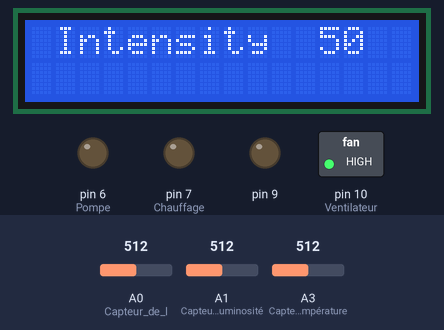
Simulated run of this sketch. Board: Arduino Uno, built with avr-gcc and run on an emulated ATmega328P. Parts: 16×2 character LCD, switched loads named in the sketch (green lamp = pin HIGH), output pins drawn as LEDs (lit = HIGH). Inputs (shaded band) come from the test bench; at power-on: A0 (Capteur_de_l) = 512, A1 (Capteur_de_luminosité) = 512, A3 (Capteur_de_la_température) = 512.

Above: at 1.2 s.
1.3 s: A0 (Capteur_de_l) set to 503
At 2.8 s:
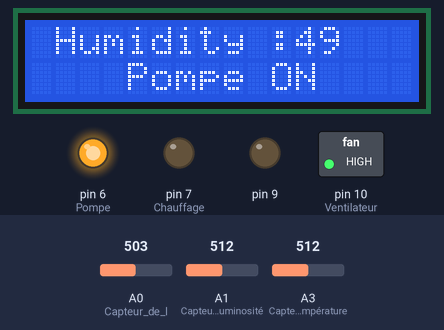
5.5 s: A1 (Capteur_de_luminosité) set to 419
At 7.8 s:
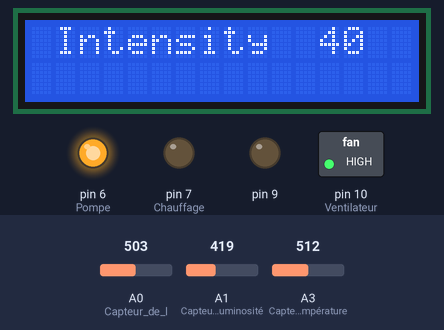
9.4 s: A1 (Capteur_de_luminosité) set to 393
At 10.7 s:
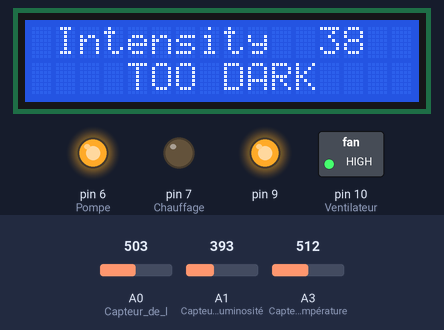
13.6 s: A3 (Capteur_de_la_température) set to 196
At 15.5 s:
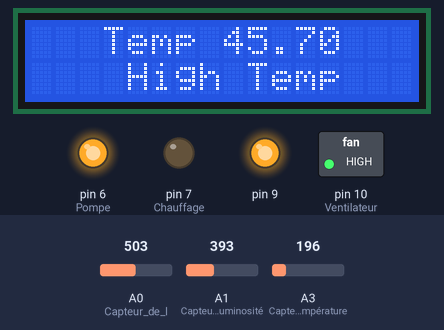
17.5 s: A3 (Capteur_de_la_température) set to 166
At 18.4 s:
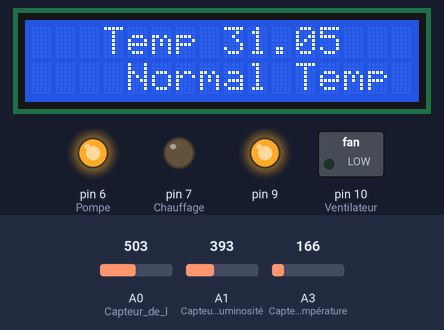
22.6 s: A0 (Capteur_de_l) set to 716
At 23.9 s:
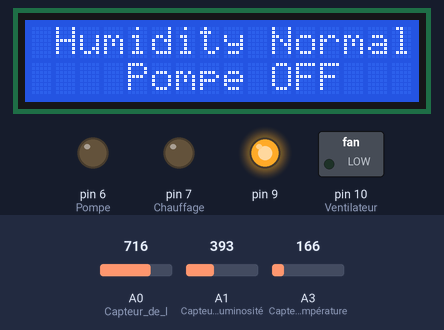
Timing chart, 0 to 25.6 s (numbered marks = the images above; inputs shaded):
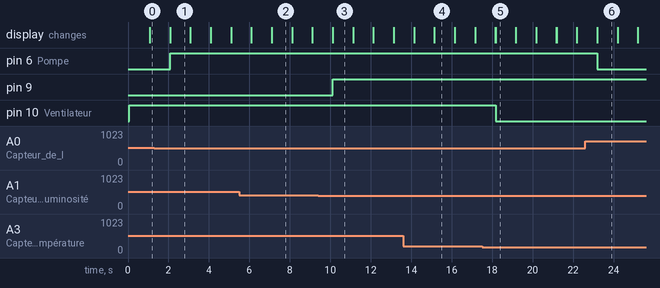

Measured:
- the behaviour switches between 512 and 511 on A0 (Capteur_de_l) (found by bisection; images 0 and 1)
- the behaviour switches between 410 and 409 on A1 (Capteur_de_luminosité) (found by bisection; images 2 and 3)
- the behaviour switches between 185 and 184 on A3 (Capteur_de_la_température) (found by bisection; images 4 and 5)
- after the input at 1.3 s, pin 6 (Pompe): LOW → HIGH after 0.78 s; the display: changes after 0.78 s (image 1)
- after the input at 9.4 s, pin 9: LOW → HIGH after 0.72 s; the display: changes after 0.72 s (image 3)
- after the input at 17.5 s, pin 10 (Ventilateur): HIGH → LOW after 0.66 s; the display: first differs from a run without the input after 0.66 s (image 5)
- after the input at 22.6 s, pin 6 (Pompe): HIGH → LOW after 0.59 s; the display: changes after 0.59 s (image 6)

The sketch:

projet_iot1.ino
```cpp
#include <LiquidCrystal.h>
// initialize the library with the numbers of the interface pins
LiquidCrystal lcd(12, 11, 5, 4, 3, 2);
void setup() {
  Serial.begin(9600);
  // set up the LCD's number of columns and rows:
  lcd.begin(16, 2);
  pinMode(10, OUTPUT);//Ventilateur
  pinMode(7, OUTPUT);//Chauffage
  pinMode(6, OUTPUT);//Pompe
  pinMode(9, OUTPUT);
  pinMode(A0, INPUT);//Capteur de l'humidité dans le sol
  pinMode(A1, INPUT);//Capteur de luminosité
  pinMode(A3, INPUT);//Capteur de la température

}

void loop(){
  tempSensor();
  photoresistor();
  humiditySensor();
}

void photoresistor(){
int ld = analogRead(A1);
  //Serial.println(ld);
  int ldr = map(ld, 0, 1023, 0, 100);
  //Serial.println("Niveau de luminosité : " + String(ldr));
  lcd.setCursor(1,0);
  lcd.print("Intensity");
  lcd.setCursor(12,0);
  lcd.print(ldr);
  if (ldr<40)
  {
     lcd.setCursor(4,1);
     lcd.print("TOO DARK");
     digitalWrite (9,HIGH);//Lampe s'allume
  }
  if (ldr>50)
  {
     lcd.setCursor(4,1);
     lcd.print("TOO BRIGHT");
	 digitalWrite (9,LOW);//Lampe s'éteint
  }
  if(ldr<50 && ldr>40){

    lcd.setCursor(4,1);
  	lcd.print("NORMAL");
  digitalWrite (9,LOW);
  }

  delay(1000);
  lcd.clear();
}


void tempSensor() {

  // Calculant la température en Celcius
  float voltage=analogRead(A3)*0.004882814;
  float temp = ( voltage - 0.5 ) * 100;

  lcd.setCursor(3,0);
  lcd.print("Temp :");
  lcd.setCursor(8,0);
  lcd.print(temp);

  if (temp<20)
  {
    lcd.setCursor(4,1);
    lcd.print("Low Temp");
    digitalWrite (7,HIGH);//Chauffage s'allume
    digitalWrite (10,LOW);//Le ventilateur s'éteint
  }

   if (temp>20 &&  temp<40)
  {
    lcd.setCursor(4,1);
    lcd.print("Normal Temp");
     digitalWrite (7,LOW);
     digitalWrite (10,LOW);
   }

  if (temp>40){
    lcd.setCursor(4,1);
    lcd.print("High Temp");
    digitalWrite (7,LOW);//Chauffage s'éteint
    digitalWrite (10,HIGH);//Ventilateur s'allume
   }

  delay(1000);
  lcd.clear();
}

void humiditySensor(){
  int humidVoltage = analogRead(A0);
  //Serial.println(humidVoltage);
  int humidLevel = map(humidVoltage, 0, 1023, 0, 100);
  //Serial.println("Niveau d'humidité : " + String(humidLevel));
  if (humidLevel<50)
  {
    lcd.setCursor(1,0);
    lcd.print("Humidity :");
    lcd.print(humidLevel);
    lcd.setCursor(4,1);
    lcd.print("Pompe ON");
    digitalWrite (6,HIGH);

  }
  if (humidLevel<70 && humidLevel>50)
  {
    lcd.setCursor(1,0);
    lcd.print("Humidity Normal");
    lcd.print(humidLevel);
    lcd.setCursor(4,1);
    lcd.print("Pompe OFF");
    digitalWrite (6,LOW);
  }

  if (humidLevel>70)
  {
    lcd.setCursor(1,0);
    lcd.print("Humidity: ");
    lcd.print(humidLevel);
    lcd.setCursor(4,1);
    lcd.print("Pompe OFF");
    digitalWrite (6,LOW);

  }
  delay(1000);
  lcd.clear();
}
```
